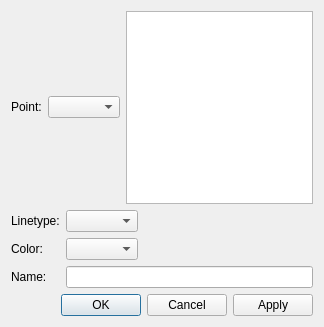
<?xml version="1.0" encoding="UTF-8"?>
<ui version="4.0">
 <class>DialogCubicBezierPath</class>
 <widget class="QDialog" name="DialogCubicBezierPath">
  <property name="geometry">
   <rect>
    <x>0</x>
    <y>0</y>
    <width>324</width>
    <height>327</height>
   </rect>
  </property>
  <property name="windowTitle">
   <string>Tool cubic bezier path</string>
  </property>
  <property name="windowIcon">
   <iconset resource="../../../vmisc/share/resources/icon.qrc">
    <normaloff>:/icon/64x64/icon64x64.png</normaloff>:/icon/64x64/icon64x64.png</iconset>
  </property>
  <layout class="QVBoxLayout" name="verticalLayout_2">
   <item>
    <layout class="QHBoxLayout" name="horizontalLayout">
     <item>
      <layout class="QVBoxLayout" name="verticalLayout">
       <item>
        <layout class="QHBoxLayout" name="horizontalLayout_5">
         <item>
          <widget class="QLabel" name="labelPoint">
           <property name="text">
            <string>Point:</string>
           </property>
          </widget>
         </item>
         <item>
          <widget class="QComboBox" name="comboBoxPoint"/>
         </item>
        </layout>
       </item>
      </layout>
     </item>
     <item>
      <widget class="QListWidget" name="listWidget">
       <property name="toolTip">
        <string>List of points</string>
       </property>
      </widget>
     </item>
    </layout>
   </item>
   <item>
    <layout class="QFormLayout" name="formLayout">
     <property name="fieldGrowthPolicy">
      <enum>QFormLayout::ExpandingFieldsGrow</enum>
     </property>
     <item row="1" column="0">
      <widget class="QLabel" name="label_5">
       <property name="text">
        <string>Color:</string>
       </property>
      </widget>
     </item>
     <item row="1" column="1">
      <widget class="QComboBox" name="comboBoxColor"/>
     </item>
     <item row="2" column="0">
      <widget class="QLabel" name="labelName">
       <property name="text">
        <string>Name:</string>
       </property>
      </widget>
     </item>
     <item row="2" column="1">
      <widget class="QLineEdit" name="lineEditSplPathName">
       <property name="readOnly">
        <bool>true</bool>
       </property>
      </widget>
     </item>
     <item row="0" column="0">
      <widget class="QLabel" name="label">
       <property name="text">
        <string>Linetype:</string>
       </property>
      </widget>
     </item>
     <item row="0" column="1">
      <widget class="QComboBox" name="comboBoxPenStyle"/>
     </item>
    </layout>
   </item>
   <item>
    <widget class="QDialogButtonBox" name="buttonBox">
     <property name="orientation">
      <enum>Qt::Horizontal</enum>
     </property>
     <property name="standardButtons">
      <set>QDialogButtonBox::Apply|QDialogButtonBox::Cancel|QDialogButtonBox::Ok</set>
     </property>
    </widget>
   </item>
  </layout>
 </widget>
 <resources>
  <include location="../../../vmisc/share/resources/icon.qrc"/>
 </resources>
 <connections>
  <connection>
   <sender>buttonBox</sender>
   <signal>accepted()</signal>
   <receiver>DialogCubicBezierPath</receiver>
   <slot>accept()</slot>
   <hints>
    <hint type="sourcelabel">
     <x>248</x>
     <y>254</y>
    </hint>
    <hint type="destinationlabel">
     <x>157</x>
     <y>274</y>
    </hint>
   </hints>
  </connection>
  <connection>
   <sender>buttonBox</sender>
   <signal>rejected()</signal>
   <receiver>DialogCubicBezierPath</receiver>
   <slot>reject()</slot>
   <hints>
    <hint type="sourcelabel">
     <x>316</x>
     <y>260</y>
    </hint>
    <hint type="destinationlabel">
     <x>286</x>
     <y>274</y>
    </hint>
   </hints>
  </connection>
 </connections>
</ui>
